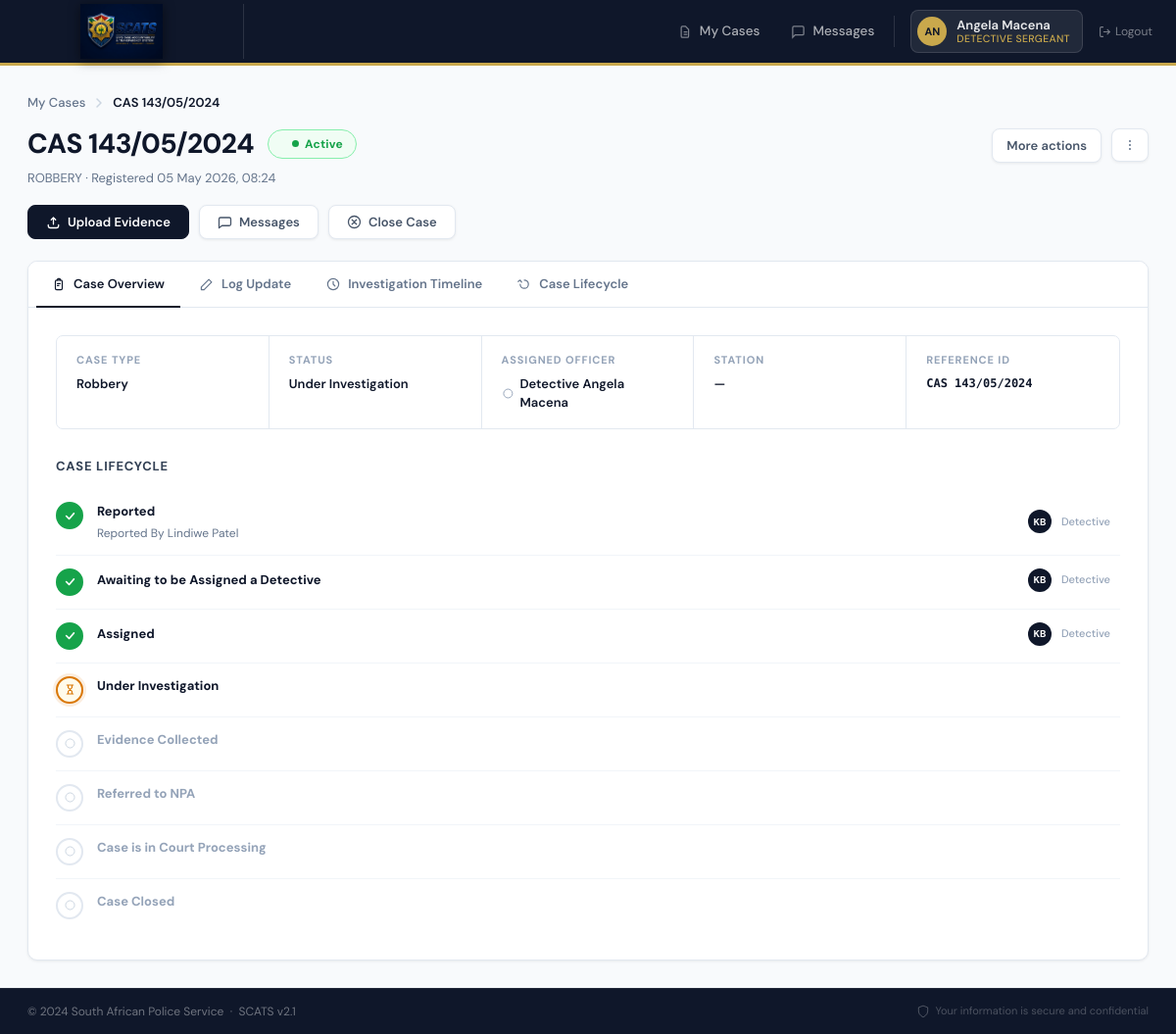
/cases/2/ (signed in), run on the app's committed database.
### Detective/models.py (models this page shows, shortened)
class Detective(models.Model):
    user = models.OneToOneField(User, on_delete=models.CASCADE)
    personnel_number = models.CharField(max_length=50, unique=True)
    rank = models.CharField(max_length=50, default="Detective")

class Case(models.Model):
    cas_number = models.CharField(max_length=50)
    crime_category = models.CharField(max_length=100)
    status = models.CharField(max_length=50)
    victim_name = models.CharField(max_length=255, null=True, blank=True)
    assigned_to = models.ForeignKey(
        User,
        on_delete=models.CASCADE,
        related_name="assigned_cases",
    )
    created_by = models.ForeignKey(
        User,
        on_delete=models.SET_NULL,
        null=True,
        blank=True,
        related_name="created_cases",
    )
    created_at = models.DateTimeField(auto_now_add=True)
    updated_at = models.DateTimeField(auto_now=True)
    closure_reason = models.CharField(max_length=255, null=True, blank=True)
    closure_summary = models.TextField(null=True, blank=True)

class CaseLifecycleStage(models.Model):
    case = models.ForeignKey(Case, on_delete=models.CASCADE, related_name="lifecycle_stages")
    stage_key = models.CharField(max_length=50, choices=LIFECYCLE_STAGES)
    status = models.CharField(max_length=10, choices=STAGE_STATUS, default="pending")
    note = models.CharField(max_length=255, blank=True)
    updated_at = models.DateTimeField(auto_now=True)
    class Meta:
        unique_together = ("case", "stage_key")
        ordering = ["id"]

### Detective/views.py (the view)
# urls.py: path('cases/<int:pk>/', views.case_detail, name='case_detail'),
@login_required
def case_detail(request, pk):
    case = get_object_or_404(Case, pk=pk, assigned_to=request.user)
    updates = case.updates.all().order_by("-created_at")
    for key, _ in LIFECYCLE_STAGES:
        CaseLifecycleStage.objects.get_or_create(case=case, stage_key=key)
    lifecycle_stages = case.lifecycle_stages.all()  # ordered by id
    return render(request, "cases/case_detail.html", {
        "case": case,
        "updates": updates,
        "lifecycle_stages": lifecycle_stages,
    })

### templates/cases/case_detail.html (shortened to what this page needs)
{% extends "base.html" %}
{% block content %}
<nav class="breadcrumb" aria-label="Breadcrumb">
  <a href="{% url 'my_cases' %}">My Cases</a>
  <svg width="12" height="12" class="sep"><use href="#icon-breadcrumb-arrow"/></svg>
  <span class="current">{{ case.cas_number }}</span>
</nav>
<div class="page-header">
  <div class="header-left">
    <h1>{{ case.cas_number }}</h1>
    {% if case.status == "Investigating" %}
      <span class="badge badge-investigating"><span class="badge-dot"></span>{{ case.status }}</span>
    {% elif case.status == "CASE CLOSED" or case.status == "Closed" %}
      <span class="badge badge-closed"><span class="badge-dot"></span>Closed</span>
    {% elif case.status == "Stalled" %}
      <span class="badge badge-stalled"><span class="badge-dot"></span>{{ case.status }}</span>
    {% else %}
      <span class="badge badge-active"><span class="badge-dot"></span>Active</span>
    {% endif %}
  </div>
  <div class="more-actions">
    <button class="more-actions-btn" onclick="showToast('info','More Actions','Additional case actions coming soon.')">
      More actions
    </button>
    <button class="kebab-btn" onclick="showToast('info','Options','Case options menu coming soon.')">
      <svg width="16" height="16"><use href="#icon-kebab"/></svg>
    </button>
  </div>
</div>
<p class="page-sub">{{ case.crime_category|upper }}&nbsp;&middot;&nbsp;Registered {{ case.created_at|date:"d M Y, H:i" }}</p>
<div class="action-bar">
  <a href="{% url 'upload_evidence' case.id %}" class="btn btn-primary" onclick="scheduleToast('success','Evidence Upload','Evidence upload page opened.')">
    <svg width="15" height="15"><use href="#icon-upload"/></svg>
    Upload Evidence
  </a>
  <a href="{% url 'messages_case' case.id %}" class="btn btn-outline">
    <svg width="15" height="15"><use href="#icon-message"/></svg>
    Messages
  </a>
  {% if case.status == "CASE CLOSED" or case.status == "Closed" %}
    <button type="button" class="btn btn-danger" disabled>
      <svg width="15" height="15"><use href="#icon-x-circle"/></svg>
      Case Closed
    </button>
  {% else %}
    <a href="{% url 'close_case' case.id %}" class="btn btn-outline"
       onclick="scheduleToast('warning','Close Case','You are about to close this case. This action is permanent.')">
      <svg width="15" height="15"><use href="#icon-x-circle"/></svg>
      Close Case
    </a>
  {% endif %}
</div>
<div class="tabs-wrapper">
  <nav class="tabs-nav" role="tablist" aria-label="Case sections">
    <button class="tab-btn active" role="tab" id="tab-overview" aria-controls="panel-overview" aria-selected="true" onclick="switchTab('overview')">
      <svg width="14" height="14"><use href="#icon-clipboard"/></svg>Case Overview
    </button>
    <button class="tab-btn" role="tab" id="tab-update" aria-controls="panel-update" aria-selected="false" onclick="switchTab('update')">
      <svg width="14" height="14"><use href="#icon-edit"/></svg>Log Update
    </button>
    <button class="tab-btn" role="tab" id="tab-timeline" aria-controls="panel-timeline" aria-selected="false" onclick="switchTab('timeline')">
      <svg width="14" height="14"><use href="#icon-clock"/></svg>Investigation Timeline
    </button>
    <button class="tab-btn" role="tab" id="tab-lifecycle" aria-controls="panel-lifecycle" aria-selected="false" onclick="switchTab('lifecycle')">
      <svg width="14" height="14"><use href="#icon-lifecycle"/></svg>Case Lifecycle
    </button>
  </nav>
  <div class="tab-panel active" id="panel-overview" role="tabpanel" aria-labelledby="tab-overview">
    <div class="overview-grid">
      <div class="overview-cell">
        <div class="field-label">Case Type</div>
        <div class="field-value">{{ case.crime_category }}</div>
      </div>
      <div class="overview-cell">
        <div class="field-label">Status</div>
        <div class="field-value">
          {{ case.status }}
        </div>
      </div>
      <div class="overview-cell">
        <div class="field-label">Assigned Officer</div>
        <div class="field-value">
          <svg width="13" height="13" style="color:var(--grey-400)"><use href="#icon-circle"/></svg>
          Detective {{ case.assigned_to.get_full_name|default:case.assigned_to.username }}
        </div>
      </div>
      <div class="overview-cell">
        <div class="field-label">Station</div>
        <div class="field-value">{{ case.station|default:"&mdash;" }}</div>
      </div>
      <div class="overview-cell">
        <div class="field-label">Reference ID</div>
        <div class="field-value" style="font-family:var(--mono);font-size:12px;">{{ case.reference_id|default:case.cas_number }}</div>
      </div>
    </div>
    <div class="lifecycle-section">
      <div class="lifecycle-title">Case Lifecycle</div>
      <ul class="lifecycle-list">
        {% for stage in lifecycle_stages %}
        <li class="lifecycle-item {{ stage.status }}">
          <div class="lc-icon-wrap">
            <div class="lc-icon">
              {% if stage.status == "done" %}
                <svg width="13" height="13"><use href="#icon-check"/></svg>
              {% elif stage.status == "current" %}
                <svg width="13" height="13"><use href="#icon-hourglass"/></svg>
              {% else %}
                <svg width="13" height="13"><use href="#icon-circle"/></svg>
              {% endif %}
            </div>
          </div>
          <div class="lc-content">
            <div class="lc-row">
              <div>
                <div class="lc-name">{{ stage.get_stage_key_display }}</div>
                {% if stage.note %}<div class="lc-note">{{ stage.note }}</div>{% endif %}
              </div>
              {% if stage.status == "done" %}
              <div class="lc-meta-right">
                <div class="lc-avatar">{{ stage.actor_initials|default:"KB" }}</div>
                <div class="lc-role">{{ stage.actor_role|default:"Detective" }}</div>
              </div>
              {% endif %}
            </div>
          </div>
        </li>
        {% endfor %}
      </ul>
    </div>
  </div>
</div>
{% endblock %}

### templates/base.html (shortened to what this page needs)
{% load static %}
<!doctype html>
<html lang="en">
  <head>
  </head>
  <body>
    <header class="site-header">
      <div class="header-inner">
        <a href="#" class="logo-block">
          <img
            src="{% static 'images/scats_logo.jpeg' %}"
            alt="SCATS Logo"
            class="logo-img"
          />
        </a>
        <nav class="primary-nav">
          <a
            href="{% url 'my_cases' %}"
            class="nav-item{% if request.resolver_match.url_name == 'my_cases' %} active{% endif %}"
          >
            <svg width="15" height="15" fill="none" stroke="currentColor" stroke-width="2" viewBox="0 0 24 24">
              <path d="M9 12h6M9 16h6M17 21H7a2 2 0 01-2-2V5a2 2 0 012-2h5l5 5v11a2 2 0 01-2 2z"/>
            </svg>
            My Cases
          </a>
          <a
            href="{% url 'messages' %}"
            class="nav-item{% if request.resolver_match.url_name == 'messages' %} active{% endif %}"
          >
            <svg width="15" height="15" fill="none" stroke="currentColor" stroke-width="2" viewBox="0 0 24 24">
              <path d="M21 15a2 2 0 01-2 2H7l-4 4V5a2 2 0 012-2h14a2 2 0 012 2z"/>
            </svg>
            Messages
          </a>
        </nav>
        <div class="header-right">
          <div class="user-pill">
            <div class="user-avatar">
              {{ request.user.get_full_name|slice:":2"|upper|default:"U" }}
            </div>
            <div class="user-info">
              <span class="user-name">{{ request.user.get_full_name|default:"User" }}</span>
              {% if request.user.detective %}
                <span class="user-rank">{{ request.user.detective.rank }}</span>
              {% endif %}
            </div>
          </div>
          <form method="post" action="{% url 'logout' %}" style="display:inline; margin:0">
            <button
              type="submit"
              class="logout-link"
              style="background:none; border:none; cursor:pointer; font-family:'DM Sans',sans-serif; padding:0"
            >
              <svg width="13" height="13" fill="none" stroke="currentColor" stroke-width="2" viewBox="0 0 24 24">
                <path d="M9 21H5a2 2 0 01-2-2V5a2 2 0 012-2h4M16 17l5-5-5-5M21 12H9"/>
              </svg>
              Logout
            </button>
          </form>
        </div>
      </div>
    </header>
    <main class="page-wrapper">
      <div class="content-area">{% block content %}{% endblock %}</div>
    </main>
    <footer class="site-footer">
      <span class="footer-left">
        &copy; 2024 South African Police Service &nbsp;·&nbsp; SCATS v2.1
      </span>
      <div class="footer-right">
        <svg class="footer-shield" fill="none" stroke="currentColor" stroke-width="1.5" viewBox="0 0 24 24">
          <path d="M12 22s8-4 8-10V5l-8-3-8 3v7c0 6 8 10 8 10z"/>
        </svg>
        Your information is secure and confidential
      </div>
    </footer>
  </body>
</html>

### templates/base.html (style rules this page uses)
*, *::before, *::after { box-sizing: border-box; margin: 0; padding: 0; }
:root { --navy: #0a1628; --navy-mid: #0f2040; --navy-light: #1a3560; --gold: #c9a84c; --gold-light: #e8c76a; --sky: #2563b8; --sky-light: #3b7dd8; --bg: #f0f3f8; --surface: #ffffff; --border: #dde3ef; --text-main: #0a1628; --text-muted: #6b7a99; --text-light: #9aa3bb; --green: #166534; --green-bg: #dcfce7; --red: #991b1b; --red-bg: #fee2e2; --amber: #92400e; --amber-bg: #fef3c7; --blue: #1d4ed8; --blue-bg: #dbeafe; --radius: 8px; --radius-lg: 12px; --shadow-sm: 0 1px 3px rgba(10, 22, 40, 0.08), 0 1px 2px rgba(10, 22, 40, 0.06); --shadow: 0 4px 12px rgba(10, 22, 40, 0.1), 0 2px 6px rgba(10, 22, 40, 0.06); }
body { font-family: "DM Sans", sans-serif; background-color: var(--bg); color: var(--text-main); min-height: 100vh; display: flex; flex-direction: column; }
.site-header { background: var(--navy); border-bottom: 3px solid var(--gold); position: sticky; top: 0; z-index: 100; }
.header-inner { display: flex; align-items: center; gap: 0; height: 64px; padding: 0 24px; }
.logo-block { display: flex; align-items: center; padding-right: 24px; border-right: 1px solid rgba(255, 255, 255, 0.12); text-decoration: none; flex-shrink: 0; }
.logo-img { width: 200px; height: 56px; object-fit: contain; flex-shrink: 0; filter: drop-shadow(0 2px 6px rgba(0,0,0,0.5)); }
.primary-nav { display: flex; align-items: stretch; gap: 0; height: 100%; }
.nav-item { display: flex; align-items: center; gap: 7px; padding: 0 16px; color: rgba(255, 255, 255, 0.65); text-decoration: none; font-size: 13.5px; font-weight: 500; border-bottom: 3px solid transparent; margin-bottom: -3px; transition: color 0.15s, border-color 0.15s, background 0.15s; white-space: nowrap; }
.nav-item svg { flex-shrink: 0; opacity: 0.7; transition: opacity 0.15s; }
.header-right { display: flex; align-items: center; gap: 16px; padding-left: 12px; margin-left: auto; flex-shrink: 0; }
.user-pill { display: flex; align-items: center; gap: 10px; background: rgba(255, 255, 255, 0.08); border: 1px solid rgba(255, 255, 255, 0.12); border-radius: 8px; padding: 6px 12px 6px 6px; cursor: pointer; transition: background 0.15s; text-decoration: none; }
.user-avatar { width: 30px; height: 30px; border-radius: 50%; background: var(--gold); color: var(--navy); font-size: 11px; font-weight: 700; display: flex; align-items: center; justify-content: center; flex-shrink: 0; }
.user-info { display: flex; flex-direction: column; line-height: 1.2; }
.user-name { font-size: 13px; font-weight: 600; color: rgba(255, 255, 255, 0.9); }
.user-rank { font-size: 10.5px; font-weight: 500; color: var(--gold); letter-spacing: 0.3px; text-transform: uppercase; }
.logout-link { font-size: 12px; color: rgba(255, 255, 255, 0.45); text-decoration: none; display: flex; align-items: center; gap: 4px; transition: color 0.15s; }
.page-wrapper { flex: 1; display: flex; flex-direction: column; }
.content-area { flex: 1; padding: 28px 28px; max-width: 1400px; width: 100%; margin: 0 auto; }
.site-footer { background: var(--navy); border-top: 1px solid rgba(255, 255, 255, 0.08); padding: 14px 28px; display: flex; align-items: center; justify-content: space-between; }
.footer-left { font-size: 12px; color: rgba(255, 255, 255, 0.4); }
.footer-right { display: flex; align-items: center; gap: 6px; font-size: 11px; color: rgba(255, 255, 255, 0.25); }
.footer-shield { width: 14px; height: 14px; color: rgba(255, 255, 255, 0.3); }
.btn { display: inline-flex; align-items: center; gap: 6px; padding: 9px 16px; border-radius: var(--radius); font-family: "DM Sans", sans-serif; font-size: 13.5px; font-weight: 500; cursor: pointer; border: none; transition: all 0.15s; text-decoration: none; white-space: nowrap; }
.btn-primary { background: var(--sky); color: white; }
.badge { display: inline-flex; align-items: center; gap: 4px; padding: 3px 10px; border-radius: 20px; font-size: 11.5px; font-weight: 600; letter-spacing: 0.2px; white-space: nowrap; }
.badge::before { content: ""; width: 5px; height: 5px; border-radius: 50%; flex-shrink: 0; }

### data on the page
Case: cas_number "CAS 143/05/2024", crime_category "ROBBERY", created_at "05 May 2026, 08:24", crime_category "Robbery", status "Under Investigation", assigned_to.get_full_name "Angela Macena", reference_id "CAS 143/05/2024"
CaseLifecycleStage: status "done" (drawn), stage_key "Reported", note "Reported By Lindiwe Patel", actor_initials "KB", actor_role "Detective"
CaseLifecycleStage: status "done" (drawn), stage_key "Awaiting to be Assigned a Detective", actor_initials "KB", actor_role "Detective"
CaseLifecycleStage: status "done" (drawn), stage_key "Assigned", actor_initials "KB", actor_role "Detective"
CaseLifecycleStage: status "current" (drawn), stage_key "Under Investigation"
CaseLifecycleStage: status "pending" (drawn), stage_key "Evidence Collected"
CaseLifecycleStage: status "pending" (drawn), stage_key "Referred to NPA"
CaseLifecycleStage: status "pending" (drawn), stage_key "Case is in Court Processing"
CaseLifecycleStage: status "pending" (drawn), stage_key "Case Closed"

### other printed values
{{ request.user.get_full_name|slice:":2"|upper|default:"U" }} "AN"
{{ request.user.get_full_name|default:"User" }} "Angela Macena"
{{ request.user.detective.rank }} "DETECTIVE SERGEANT"
{{ case.station|default:"&mdash;" }} "—"
